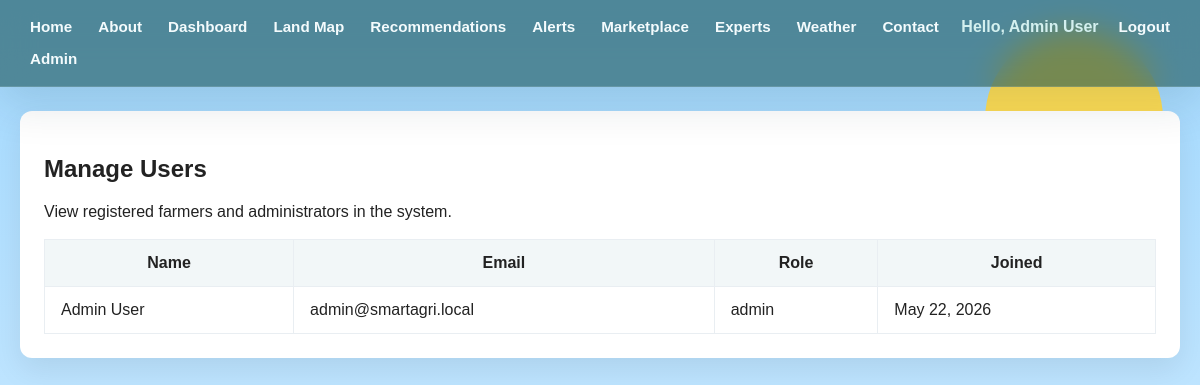
The page /admin/manage-users.php (signed in) on the database its author committed.
### tables this page shows
CREATE TABLE IF NOT EXISTS users (
  id INT AUTO_INCREMENT PRIMARY KEY,
  name VARCHAR(150) NOT NULL,
  email VARCHAR(150) NOT NULL UNIQUE,
  phone VARCHAR(20) DEFAULT NULL,
  address VARCHAR(255) DEFAULT NULL,
  agriculture_field VARCHAR(100) DEFAULT NULL,
  experience VARCHAR(100) DEFAULT NULL,
  password VARCHAR(255) NOT NULL,
  role ENUM('farmer','admin') NOT NULL DEFAULT 'farmer',
  created_at DATETIME NOT NULL DEFAULT CURRENT_TIMESTAMP
);

### admin/manage-users.php (the view, shortened to what this page needs)
<?php
require_once __DIR__ . '/../includes/db.php';
$users = [];
$result = $mysqli->query('SELECT id, name, email, role, created_at FROM users ORDER BY created_at DESC');
if ($result) {
    while ($row = $result->fetch_assoc()) {
        $users[] = $row;
    }
}
?>
<!DOCTYPE html>
<html lang="en">
<head>
    <link rel="stylesheet" href="../assets/css/style.css">
    <link rel="stylesheet" href="../assets/css/responsive.css">
</head>
<body>
    <?php include __DIR__ . '/../includes/navbar.php'; ?>
    <main class="dashboard-page">
        <section class="dashboard-section">
            <h1>Manage Users</h1>
            <p>View registered farmers and administrators in the system.</p>
            <table class="data-table">
                <thead>
                    <tr><th>Name</th><th>Email</th><th>Role</th><th>Joined</th></tr>
                </thead>
                <tbody>
                    <?php foreach ($users as $user) : ?>
                        <tr>
                            <td><?= htmlspecialchars($user['name']) ?></td>
                            <td><?= htmlspecialchars($user['email']) ?></td>
                            <td><?= htmlspecialchars($user['role']) ?></td>
                            <td><?= htmlspecialchars(date('M d, Y', strtotime($user['created_at']))) ?></td>
                        </tr>
                    <?php endforeach; ?>
                </tbody>
            </table>
        </section>
    </main>
</body>
</html>

### assets/css/style.css (style rules this page uses)
html { scroll-behavior: smooth; }
body { font-family: Arial, sans-serif; margin: 0; padding: 0; min-height: 100vh; background: #f3f7fb url('../images/backgrounds/agriculture-bg.svg') no-repeat center center / cover; color: #222; transition: background .4s ease, color .4s ease; }
.dashboard-page { max-width: 1180px; margin: 24px auto; padding: 0 20px; }
.dashboard-section { background: #fff; border-radius: 12px; box-shadow: 0 12px 30px rgba(0,0,0,0.08); margin-bottom: 24px; padding: 24px; }
.data-table { width: 100%; border-collapse: collapse; margin-top: 18px; background: #fff; }
.data-table th, .data-table td { padding: 14px 16px; border: 1px solid #e9eef2; }
.data-table th { background: #f2f7f8; font-weight: 700; }

### rows shown on the page
users: name "Admin User", email "admin@smartagri.local", role "admin", created_at "May 22, 2026"

### other values the page prints
$_SESSION['user_name'] "Admin User"
